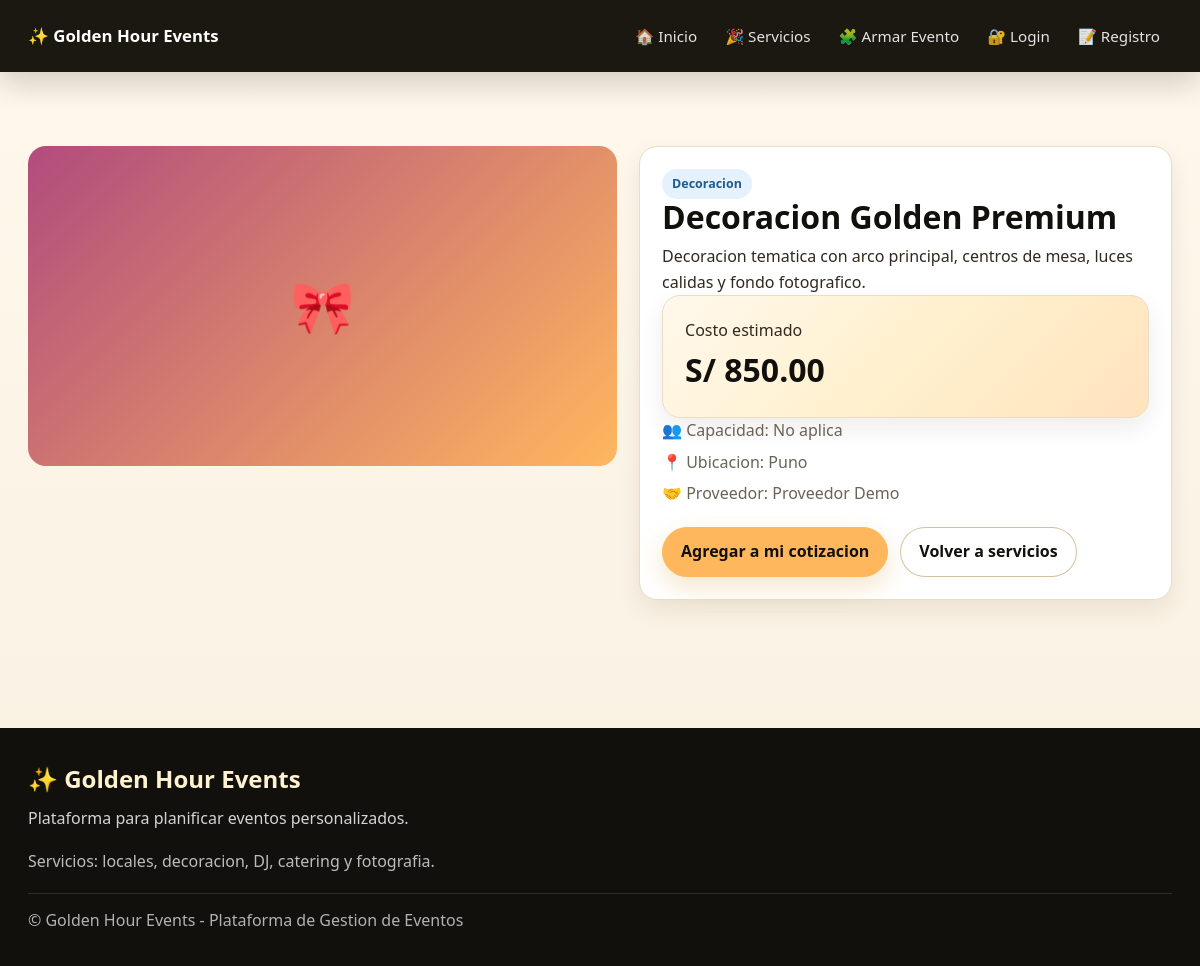
The app's page /views/client/service_detail.php?id=2 with its own data.
### tables this page shows
CREATE TABLE servicios (
    id INT UNSIGNED AUTO_INCREMENT PRIMARY KEY,
    proveedor_id INT UNSIGNED NOT NULL,
    categoria_id INT UNSIGNED NULL,
    nombre VARCHAR(120) NOT NULL,
    descripcion TEXT NULL,
    precio DECIMAL(10,2) NOT NULL DEFAULT 0.00,
    capacidad INT UNSIGNED NULL,
    ubicacion VARCHAR(180) NULL,
    imagen VARCHAR(255) NULL,
    disponibilidad TINYINT(1) NOT NULL DEFAULT 1,
    estado ENUM('activo','inactivo','pendiente') NOT NULL DEFAULT 'activo',
    created_at TIMESTAMP DEFAULT CURRENT_TIMESTAMP,
    updated_at TIMESTAMP DEFAULT CURRENT_TIMESTAMP ON UPDATE CURRENT_TIMESTAMP,

    CONSTRAINT fk_servicios_proveedor
        FOREIGN KEY (proveedor_id)
        REFERENCES proveedores(id)
        ON UPDATE CASCADE
        ON DELETE CASCADE,

    CONSTRAINT fk_servicios_categoria
        FOREIGN KEY (categoria_id)
        REFERENCES categorias_servicio(id)
        ON UPDATE CASCADE
        ON DELETE SET NULL,

    INDEX idx_servicios_proveedor (proveedor_id),
    INDEX idx_servicios_categoria (categoria_id),
    INDEX idx_servicios_disponibilidad (disponibilidad),
    INDEX idx_servicios_estado (estado)
);

CREATE TABLE categorias_servicio (
    id INT UNSIGNED AUTO_INCREMENT PRIMARY KEY,
    nombre VARCHAR(80) NOT NULL UNIQUE,
    slug VARCHAR(80) NOT NULL UNIQUE,
    descripcion VARCHAR(180) NULL,
    estado ENUM('activo','inactivo') NOT NULL DEFAULT 'activo',
    created_at TIMESTAMP DEFAULT CURRENT_TIMESTAMP,
    updated_at TIMESTAMP DEFAULT CURRENT_TIMESTAMP ON UPDATE CURRENT_TIMESTAMP
);

CREATE TABLE usuarios (
    id INT UNSIGNED AUTO_INCREMENT PRIMARY KEY,
    rol_id INT UNSIGNED NOT NULL,
    nombre VARCHAR(120) NOT NULL,
    email VARCHAR(150) NOT NULL UNIQUE,
    password VARCHAR(255) NOT NULL,
    telefono VARCHAR(20) NULL,
    idioma ENUM('es','en','qu','ay') NOT NULL DEFAULT 'es',
    estado ENUM('activo','inactivo','bloqueado') NOT NULL DEFAULT 'activo',
    created_at TIMESTAMP DEFAULT CURRENT_TIMESTAMP,
    updated_at TIMESTAMP DEFAULT CURRENT_TIMESTAMP ON UPDATE CURRENT_TIMESTAMP,

    CONSTRAINT fk_usuarios_roles
        FOREIGN KEY (rol_id)
        REFERENCES roles(id)
        ON UPDATE CASCADE
        ON DELETE RESTRICT
);

### includes/helpers.php (called while the page is built, shortened)
<?php
function isFragmentRequest()
{
    return isset($_GET['fragment']) && $_GET['fragment'] == '1';
}

### models/Service.php (called while the page is built, shortened)
<?php
require_once __DIR__ . '/../config/database.php';
class Service
{
    private static function db()
    {
        global $pdo;
        return $pdo;
    }
    public static function findById($id)
    {
        $sql = "SELECT s.*, c.nombre AS categoria, c.slug AS categoria_slug, u.nombre AS proveedor
                FROM servicios s
                INNER JOIN proveedores p ON s.proveedor_id = p.id
                INNER JOIN usuarios u ON p.usuario_id = u.id
                LEFT JOIN categorias_servicio c ON s.categoria_id = c.id
                WHERE s.id = :id
                LIMIT 1";
        $stmt = self::db()->prepare($sql);
        $stmt->execute(['id' => $id]);
        return $stmt->fetch();
    }
}

### controllers/ServiceController.php (called while the page is built, shortened)
<?php
require_once __DIR__ . '/../models/Provider.php';
require_once __DIR__ . '/../models/Service.php';
class ServiceController
{
    public static function getService($id)
    {
        return Service::findById($id);
    }
}

### views/client/service_detail.php (the view, shortened to what this page needs)
<?php
require_once __DIR__ . '/../../includes/helpers.php';
require_once __DIR__ . '/../../controllers/ServiceController.php';
$serviceId = (int) ($_GET['id'] ?? 0);
$service = ServiceController::getService($serviceId);
$isFragment = isFragmentRequest();
if (!function_exists('serviceDetailIcon')) {
    function serviceDetailIcon($slug)
    {
        $icons = [
            'local' => '🏛️',
            'decoracion' => '🎀',
            'dj_musica' => '🎧',
            'animador' => '🎤',
            'torta' => '🎂',
            'catering' => '🍽️',
            'fotografia_video' => '📸',
            'mesas_sillas' => '🪑',
            'seguridad' => '🛡️',
            'otro' => '✨',
        ];
        return $icons[$slug] ?? '✨';
    }
}
if (!$isFragment) {
    require_once __DIR__ . '/../../includes/header.php';
    require_once __DIR__ . '/../../includes/navbar.php';
    echo '<main id="app-content" class="page-transition">';
}
?>
<section class="container">
    <div class="section">
        <div class="detail-layout">
            <div class="detail-media reveal">
                <div class="detail-image">
                    <?php if (!empty($service['imagen'])): ?>
                        <img src="/GoldenHoursEvents/<?php echo htmlspecialchars($service['imagen'], ENT_QUOTES, 'UTF-8'); ?>" loading="lazy" decoding="async" alt="Servicio <?php echo htmlspecialchars($service['nombre'], ENT_QUOTES, 'UTF-8'); ?>">
                    <?php else: ?>
                        <div class="image-placeholder category-<?php echo htmlspecialchars($service['categoria_slug'] ?? 'otro', ENT_QUOTES, 'UTF-8'); ?>" aria-hidden="true"><?php echo serviceDetailIcon($service['categoria_slug'] ?? 'otro'); ?></div>
                    <?php endif; ?>
                </div>
            </div>
            <div class="detail-info reveal">
                <span class="badge badge-info"><?php echo htmlspecialchars($service['categoria'] ?? 'Sin categoria', ENT_QUOTES, 'UTF-8'); ?></span>
                <h1 class="page-title"><?php echo htmlspecialchars($service['nombre'], ENT_QUOTES, 'UTF-8'); ?></h1>
                <p><?php echo nl2br(htmlspecialchars($service['descripcion'] ?? '', ENT_QUOTES, 'UTF-8')); ?></p>
                <div class="price-panel">
                    <span>Costo estimado</span>
                    <strong>S/ <?php echo number_format((float) $service['precio'], 2); ?></strong>
                </div>
                <ul class="meta-list">
                    <li>👥 Capacidad: <?php echo htmlspecialchars($service['capacidad'] ?? 'No aplica', ENT_QUOTES, 'UTF-8'); ?></li>
                    <li>📍 Ubicacion: <?php echo htmlspecialchars($service['ubicacion'] ?? 'Puno', ENT_QUOTES, 'UTF-8'); ?></li>
                    <li>🤝 Proveedor: <?php echo htmlspecialchars($service['proveedor'], ENT_QUOTES, 'UTF-8'); ?></li>
                </ul>
                <div class="cta-row">
                    <a class="btn btn-primary" href="/GoldenHoursEvents/views/client/build_event.php?add_service=<?php echo (int) $service['id']; ?>" data-no-transition>Agregar a mi cotizacion</a>
                    <a class="btn btn-outline js-page-link" href="/GoldenHoursEvents/views/client/services.php">Volver a servicios</a>
                </div>
            </div>
        </div>
    </div>
</section>
<?php
if (!$isFragment) {
    echo '</main>';
    require_once __DIR__ . '/../../includes/footer.php';
}
?>

### public/css/style.css (style rules this page uses)
:root { --gold: #FFB75E; --gold-dark: #ED8F03; --gold-soft: #fff3cf; --black: #11100d; --black-soft: #282015; --white: #ffffff; --cream: #FFF7E8; --cream-2: #f8efe0; --gray: #f4f4f4; --text: #31291f; --muted: #6b6258; --border: #eadcc5; --overlay-dark: rgba(10, 10, 10, 0.55); --overlay-soft: rgba(10, 10, 10, 0.38); --glass-light: rgba(255, 255, 255, 0.86); --glass-dark: rgba(18, 15, 11, 0.72); --shadow: 0 18px 45px rgba(0,0,0,.12); --shadow-strong: 0 24px 70px rgba(0,0,0,.28); --shadow-soft: 0 10px 25px rgba(45, 31, 12, 0.08); --gradient-warm: linear-gradient(135deg, #FFB75E 0%, #ED8F03 100%); --gradient-soft: linear-gradient(135deg, #fff8ec 0%, #fff1cf 48%, #ffe3bd 100%); --radius: 18px; --radius-sm: 12px; --container: 1180px; --transition: 420ms cubic-bezier(0.22,1,0.36,1); }
* { box-sizing: border-box; margin: 0; padding: 0; }
html { scroll-behavior: smooth; }
body { background: linear-gradient(180deg, rgba(255, 248, 236, 0.96), rgba(248, 239, 224, 0.96)), var(--cream); color: var(--text); font-family: "Segoe UI", Arial, sans-serif; line-height: 1.6; min-height: 100vh; }
.page-transition { transition: opacity 420ms cubic-bezier(0.22,1,0.36,1), transform 420ms cubic-bezier(0.22,1,0.36,1), filter 420ms cubic-bezier(0.22,1,0.36,1); }
a { color: var(--gold-dark); text-decoration: none; transition: color var(--transition), transform var(--transition), opacity var(--transition); }
.container { margin: 0 auto; max-width: var(--container); padding: 28px 18px; width: 100%; }
.section { padding: 46px 0; }
.page-title { color: var(--black); font-size: 2rem; line-height: 1.1; margin-bottom: 10px; }
.btn { align-items: center; background: var(--gold); border: 1px solid var(--gold); border-radius: 999px; box-shadow: 0 10px 24px rgba(215, 166, 66, 0.28); color: var(--black); cursor: pointer; display: inline-flex; font: inherit; font-weight: 800; justify-content: center; min-height: 44px; padding: 11px 18px; text-decoration: none; transition: transform var(--transition), box-shadow var(--transition), background var(--transition), color var(--transition); }
.btn-primary { background: var(--gold); border-color: var(--gold); color: var(--black); }
.btn-outline { background: rgba(255, 255, 255, 0.64); border-color: rgba(155, 106, 24, 0.42); box-shadow: none; color: var(--black); }
.service-meta, .meta-list { color: var(--muted); display: grid; gap: 6px; list-style: none; }
.image-placeholder { align-items: center; background: var(--gradient-warm); color: var(--white); display: flex; font-size: 3.2rem; height: 190px; justify-content: center; width: 100%; }
.category-decoracion { background: linear-gradient(135deg, #b14c7d, var(--gold)); }
.detail-image .image-placeholder { border-radius: var(--radius); height: 320px; }
.detail-layout, .builder-layout, .builder-grid { display: grid; gap: 22px; grid-template-columns: 1fr; }
.detail-media { min-width: 0; }
.price-panel { background: var(--gradient-soft); border: 1px solid var(--border); border-radius: var(--radius); box-shadow: var(--shadow-soft); padding: 22px; }
.price-panel strong { color: var(--black); display: block; font-size: 2rem; }
.cta-row { display: flex; flex-wrap: wrap; gap: 12px; margin-top: 20px; }
.detail-info, .price-box, .total-box, .quote-summary { background: var(--white); border: 1px solid var(--border); border-radius: var(--radius); box-shadow: var(--shadow-soft); padding: 22px; }
.badge { border-radius: 999px; display: inline-flex; font-size: 0.78rem; font-weight: 900; padding: 5px 10px; text-transform: capitalize; }
.badge-info, .badge-contactado { background: #e5f1ff; color: #1d5b90; }
.reveal, .fade-up, .stagger-item { opacity: 0; transform: translateY(18px); transition: opacity 420ms cubic-bezier(0.22,1,0.36,1), transform 420ms cubic-bezier(0.22,1,0.36,1); }
.reveal.visible, .fade-up.visible, .stagger-item.visible, body.page-ready .fade-up { opacity: 1; transform: translateY(0); }
@media (min-width: 901px) { .detail-layout { grid-template-columns: 1.05fr 0.95fr; } }

### records on screen
servicios: categoria.slug "🎀", categoria.nombre "Decoracion", nombre "Decoracion Golden Premium", descripcion "Decoracion tematica con arco principal, centros de mesa, luces calidas y fondo fotografico.", precio "850.00", capacidad "No aplica", ubicacion "Puno", usuarios.nombre "Proveedor Demo"
